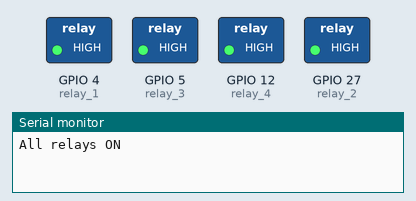
Bench run of a sketch on a simulated ESP32. On the bench: switched loads named in the sketch (green lamp = pin HIGH), the last lines printed to the serial monitor.

Above: at 0.5 s.
At 1.5 s:
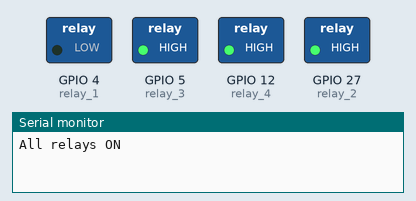
At 2.5 s:
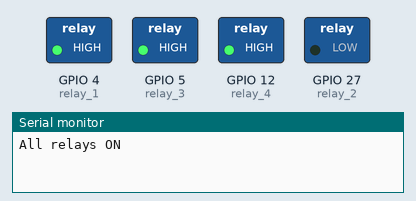
At 3.5 s:
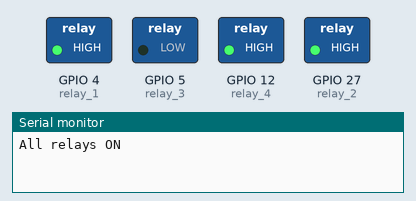
At 4.5 s:
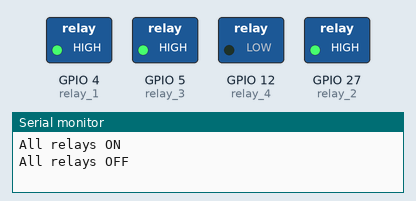
Timing chart, 0 to 6.5 s (numbered marks = the images above):
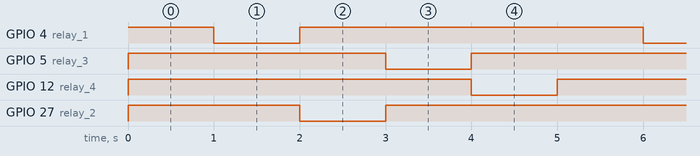

The sketch:

RELAY.ino
```cpp
int relay_1 = 4;
int relay_2 = 27;
int relay_3 = 5;
int relay_4 = 12;

void setup() {

  Serial.begin(9600);

  pinMode(relay_1, OUTPUT);
  pinMode(relay_2, OUTPUT);
  pinMode(relay_3, OUTPUT);
  pinMode(relay_4, OUTPUT);

}

void loop() {

  digitalWrite(relay_1, HIGH);
  digitalWrite(relay_2, HIGH);
  digitalWrite(relay_3, HIGH);
  digitalWrite(relay_4, HIGH);

  Serial.println("All relays ON");

  delay(1000);
  digitalWrite(relay_1, LOW);
  digitalWrite(relay_2, HIGH);digitalWrite(relay_3, HIGH);digitalWrite(relay_4, HIGH);
  delay(1000);
  digitalWrite(relay_2, LOW);digitalWrite(relay_1, HIGH);digitalWrite(relay_3, HIGH);digitalWrite(relay_4, HIGH);
  delay(1000);
  digitalWrite(relay_3, LOW);digitalWrite(relay_1, HIGH);digitalWrite(relay_2, HIGH);digitalWrite(relay_4, HIGH);
  delay(1000);
  digitalWrite(relay_4, LOW);digitalWrite(relay_1, HIGH);digitalWrite(relay_2, HIGH);digitalWrite(relay_3, HIGH);

  Serial.println("All relays OFF");

  delay(1000);
}
```

Measured:
- by itself, GPIO 4 (relay_1), GPIO 5 (relay_3), GPIO 27 (relay_2): repeats every 5.0 s: LOW 1.0 s, HIGH 4.0 s
- by itself, GPIO 12 (relay_4): alternates HIGH for 4.0 s and LOW for 1.0 s
- by itself, everything shown: repeats every 5.0 s, in 5 steps
